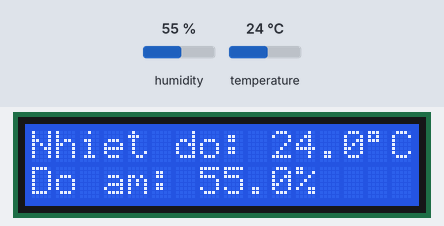
The program below on a simulated ESP32. On the bench: 16×2 character LCD. Inputs (shaded band) come from the test bench; at power-on: humidity 55 %, temperature 24 °C.

Above: at 3.2 s.
3.3 s: humidity set to 22 %
At 5.1 s:
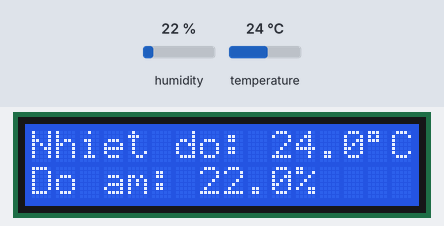
6.0 s: temperature set to 12 °C
At 7.5 s:
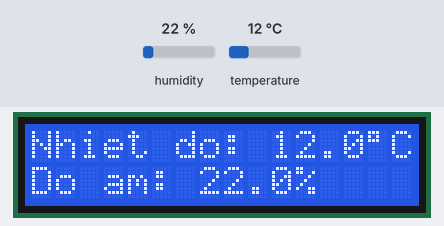
8.7 s: humidity set to 40 %
At 11.0 s:
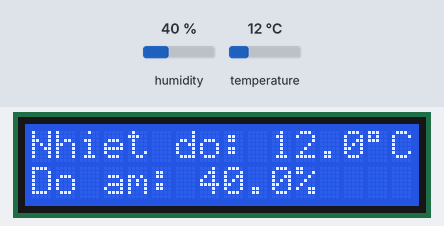
11.8 s: temperature set to 19 °C
At 13.4 s:
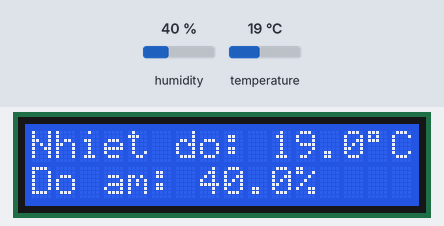
Timing chart, 0 to 14.9 s (numbered marks = the images above; inputs shaded):
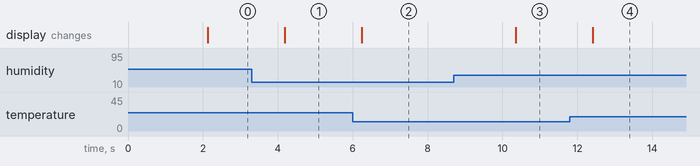

Measured:
- after the input at 3.3 s, the display: changes after 0.89 s (image 1)
- after the input at 6.0 s, the display: changes after 0.25 s (image 2)
- after the input at 8.7 s, the display: changes after 1.7 s (image 3)
- after the input at 11.8 s, the display: changes after 0.61 s (image 4)

The program:

main.cpp
```cpp
#include <Wire.h>
#include <hd44780.h>
#include <hd44780ioClass/hd44780_I2Cexp.h>
#include "DHT.h"

#define DHTPIN 4
#define DHTTYPE DHT11

DHT dht(DHTPIN, DHTTYPE);
hd44780_I2Cexp lcd;

void setup() {

  lcd.begin(16, 2);
  lcd.backlight();
  lcd.setCursor(0, 0);
  lcd.print("ESP32 + DHT11");
  delay(2000);
  lcd.clear();


  dht.begin();
}

void loop() {
  float h = dht.readHumidity();
  float t = dht.readTemperature();

  if (isnan(h) || isnan(t)) {
    lcd.setCursor(0, 0);
    lcd.print("Loi cam bien!");
    delay(2000);
    return;
  }

  lcd.setCursor(0, 0);
  lcd.print("Nhiet do: ");
  lcd.print(t, 1);
  lcd.print((char)223);
  lcd.print("C   ");

  lcd.setCursor(0, 1);
  lcd.print("Do am: ");
  lcd.print(h, 1);
  lcd.print("%   ");
  delay(2000);
}
```
